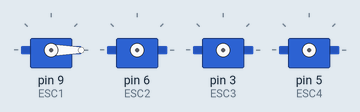
Bench run of a sketch on a simulated Arduino Uno, built with avr-gcc and run on an emulated ATmega328P. On the bench: 4 × servo. No radio packets arrive unless stated; what the sketch prints to the serial monitor is not drawn.

Above: at 0.1 s.
At 8.1 s:
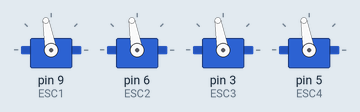
Timing chart, 0 to 9.6 s (numbered marks = the images above):
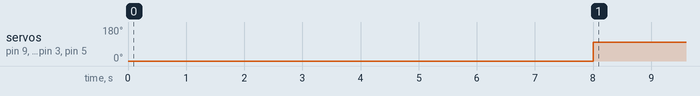

The sketch:

Drone.ino
```cpp
/*
Basic Interaction Directly with Drone
*/
#include <nRF24L01.h>
#include <printf.h>
#include <RF24.h>
#include <RF24_config.h>
#include <assert.h>

#include <Servo.h>

Servo ESC1; // Servo object is ESC/Motor handle : Pin 9
Servo ESC2; // Pin 6
Servo ESC3; // Pin 3
Servo ESC4; // Pin 5

const uint64_t pipeIn = 0xE8E8F0F0E1LL;

RF24 radio(8, 10); // RF24 is the transmitter/reciever (transciever), 8 & 10 arduino wires to reciever

struct StickValues {
    byte throttle; // left - up down
    byte yaw; // left - left right
    byte pitch; // right - up down
    byte roll; // right - left right
    byte button1;
    byte button2;
};

StickValues data;

void resetData() {
    data.throttle = 0;
    data.yaw = 127; // center/middle
    data.pitch = 127;
    data.roll = 127;
    data.button1 = 0;
    data.button2 = 0;
}

void setup() {

    // boiler plate
    {
        resetData();

        Serial.begin(9600); // ignore

        radio.begin(); // ignore
        radio.setDataRate(RF24_250KBPS); // both endpoints must have this set the same, 250 kp/s for both ends
        radio.setAutoAck(false);
    }

    // start reading
    radio.openReadingPipe(1, pipeIn); // 1 pin
    radio.startListening();

    ESC1.attach(9, 1000, 1500); // pin, min pulse width, max pulse width in microseconds
    ESC1.write(0); // null
    delay(2000); // sleep mls
    ESC2.attach(6, 700, 1200); // TODO figure out what these 0's should be (anywhere from 700 to 10000 ?)
    ESC2.write(0);
    delay(2000);
    ESC3.attach(3, 700, 1200);
    ESC3.write(0);
    delay(2000);
    ESC4.attach(5, 700, 1200);
    ESC4.write(0);
    delay(2000);
}

void loop() {
    // ! Temp code
    if (true) {
        byte throttle = data.throttle * 180 / 127;
        Serial.print(throttle);
        Serial.print("\n");

        const int val = 100;

        ESC1.write(val); // 0 - 180, speed
        ESC2.write(val);
        ESC3.write(val);
        ESC4.write(val);

        return;
    }

    while (radio.available()) {
        radio.read(&data, sizeof(StickValues)); // get into data
    }

    byte throttle = data.throttle * 180 / 127;
    Serial.print(throttle);
    Serial.print("\n");

    const int val = 180;

    ESC1.write(val); // 0 - 180, speed
    ESC2.write(val);
    ESC3.write(val);
    ESC4.write(val);
}
```

Measured:
- by itself, servo on pin 9 (ESC1), servo on pin 6 (ESC2), servo on pin 3 (ESC3), servo on pin 5 (ESC4): 0° → 100° at 8.0 s
